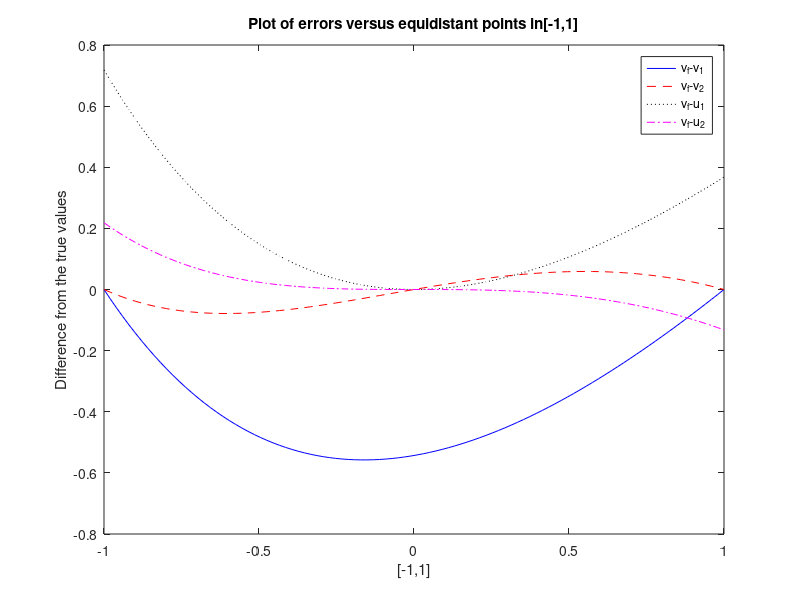

Reproduce this figure in MATLAB.
%(a) 
%x = linspace(0, pi, 1000);
%y1 = sin(x);
%y2 = 1./x;
%plot(x,y1,x,y2)
%ylim([0 pi])
%legend('y1=sin(x)','y2=1/x')

%%%%%%%%%%%%%%%%%%%%%%%%%%%%%%%%%%%%%%%%%%%
%(e)
x1 = [-1,1];
y1 = [exp(1),1/exp(1)];
x2 = [-1,0,1];
y2 = [exp(1),1,1/exp(1)];
p1 = polyfit(x1,y1,1);
p2 = polyfit(x2,y2,2);
fprintf('p_1(x) interpolation\n');
fprintf('%3f %3f \n',polyval(p1,x1));
fprintf('p_2(x) interpolation\n');
fprintf('%3f %3f %3f \n',polyval(p2,x2));

x = linspace(-1,1,100);
u1 = 1-x;
u2 = 1-x + 0.5*x.^2;
v1 = polyval(p1,x);
v2 = polyval(p2,x);
vf= exp(-x);
fprintf('max absolute values of errors\n')
fprintf('vf-v1:%3f vf-v2: %3f vf-u1: %3f vf-u2: %3f\n',max(abs(vf-v1)),max(abs(vf-v2)),max(abs(vf-u1)),max(abs(vf-u2)))

% the first plot
plot(x,v1,'-b',x,v2,'--r',x,u1,':black',x,u2,'-. m',x,vf,'c-')
legend('v_1','v_2','u_1','u_2','v_f')
xlabel('[-1,1]')
ylabel('polynomial values')
title('Plot of 5 polynomial values versus equidistant points in[-1,1]')

% the second plot
plot(x,vf-v1,'-b',x,vf-v2,'--r',x,vf-u1,':k',x,vf-u2,'-.m')
legend('v_f-v_1','v_f-v_2','v_f-u_1','v_f-u_2')
xlabel('[-1,1]')
ylabel('Difference from the true values')
title('Plot of errors versus equidistant points in[-1,1]')

